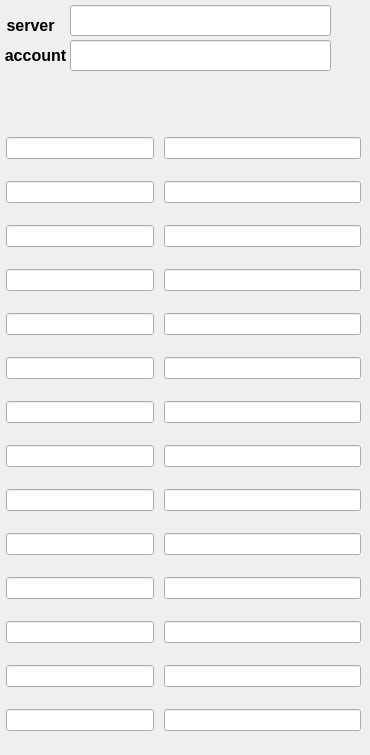
    <widget class="QWidget" name="tab">
     <attribute name="title">
      <string>nxt requests</string>
     </attribute>
     <widget class="QWidget" name="gridLayoutWidget_2">
      <property name="geometry">
       <rect>
        <x>0</x>
        <y>130</y>
        <width>361</width>
        <height>616</height>
       </rect>
      </property>
      <layout class="QGridLayout" name="gridLayout_2" columnstretch="3,4" columnminimumwidth="0,0">
       <property name="sizeConstraint">
        <enum>QLayout::SetNoConstraint</enum>
       </property>
       <property name="leftMargin">
        <number>6</number>
       </property>
       <property name="topMargin">
        <number>0</number>
       </property>
       <property name="rightMargin">
        <number>0</number>
       </property>
       <property name="bottomMargin">
        <number>8</number>
       </property>
       <property name="horizontalSpacing">
        <number>10</number>
       </property>
       <property name="verticalSpacing">
        <number>15</number>
       </property>
       <item row="11" column="0">
        <widget class="QLineEdit" name="lineEdit1_nxtQ12"/>
       </item>
       <item row="2" column="0">
        <widget class="QLineEdit" name="lineEdit1_nxtQ3"/>
       </item>
       <item row="5" column="1">
        <widget class="QLineEdit" name="lineEdit1_nxtQ6_Val6"/>
       </item>
       <item row="1" column="0">
        <widget class="QLineEdit" name="lineEdit1_nxtQ2"/>
       </item>
       <item row="7" column="1">
        <widget class="QLineEdit" name="lineEdit1_nxtQ8_Val8"/>
       </item>
       <item row="4" column="0">
        <widget class="QLineEdit" name="lineEdit1_nxtQ5"/>
       </item>
       <item row="6" column="1">
        <widget class="QLineEdit" name="lineEdit1_nxtQ7_Val7"/>
       </item>
       <item row="5" column="0">
        <widget class="QLineEdit" name="lineEdit1_nxtQ6"/>
       </item>
       <item row="1" column="1">
        <widget class="QLineEdit" name="lineEdit1_nxtQ2_Val2"/>
       </item>
       <item row="6" column="0">
        <widget class="QLineEdit" name="lineEdit1_nxtQ7"/>
       </item>
       <item row="8" column="1">
        <widget class="QLineEdit" name="lineEdit1_nxtQ9_Val9"/>
       </item>
       <item row="2" column="1">
        <widget class="QLineEdit" name="lineEdit1_nxtQ3_Val3"/>
       </item>
       <item row="4" column="1">
        <widget class="QLineEdit" name="lineEdit1_nxtQ5_Val5"/>
       </item>
       <item row="7" column="0">
        <widget class="QLineEdit" name="lineEdit1_nxtQ8"/>
       </item>
       <item row="0" column="1">
        <widget class="QLineEdit" name="lineEdit1_nxtQ1_Val1"/>
       </item>
       <item row="0" column="0">
        <widget class="QLineEdit" name="lineEdit1_nxtQ1"/>
       </item>
       <item row="8" column="0">
        <widget class="QLineEdit" name="lineEdit1_nxtQ9"/>
       </item>
       <item row="3" column="0">
        <widget class="QLineEdit" name="lineEdit1_nxtQ4"/>
       </item>
       <item row="3" column="1">
        <widget class="QLineEdit" name="lineEdit1_nxtQ4_Val4"/>
       </item>
       <item row="9" column="1">
        <widget class="QLineEdit" name="lineEdit1_nxtQ10_Val10"/>
       </item>
       <item row="9" column="0">
        <widget class="QLineEdit" name="lineEdit1_nxtQ10"/>
       </item>
       <item row="10" column="0">
        <widget class="QLineEdit" name="lineEdit1_nxtQ11"/>
       </item>
       <item row="12" column="0">
        <widget class="QLineEdit" name="lineEdit1_nxtQ13"/>
       </item>
       <item row="13" column="0">
        <widget class="QLineEdit" name="lineEdit1_nxtQ14"/>
       </item>
       <item row="10" column="1">
        <widget class="QLineEdit" name="lineEdit1_nxtQ11_Val11"/>
       </item>
       <item row="11" column="1">
        <widget class="QLineEdit" name="lineEdit1_nxtQ12_Val12"/>
       </item>
       <item row="12" column="1">
        <widget class="QLineEdit" name="lineEdit1_nxtQ13_Val13"/>
       </item>
       <item row="13" column="1">
        <widget class="QLineEdit" name="lineEdit1_nxtQ14_Val14"/>
       </item>
      </layout>
     </widget>
     <widget class="QLabel" name="label_serverAddress">
      <property name="geometry">
       <rect>
        <x>0</x>
        <y>5</y>
        <width>61</width>
        <height>41</height>
       </rect>
      </property>
      <property name="font">
       <font>
        <pointsize>12</pointsize>
        <weight>75</weight>
        <bold>true</bold>
       </font>
      </property>
      <property name="text">
       <string>server</string>
      </property>
      <property name="alignment">
       <set>Qt::AlignCenter</set>
      </property>
     </widget>
     <widget class="QLabel" name="label_account">
      <property name="geometry">
       <rect>
        <x>0</x>
        <y>35</y>
        <width>71</width>
        <height>41</height>
       </rect>
      </property>
      <property name="font">
       <font>
        <pointsize>12</pointsize>
        <weight>75</weight>
        <bold>true</bold>
       </font>
      </property>
      <property name="text">
       <string>account</string>
      </property>
      <property name="alignment">
       <set>Qt::AlignCenter</set>
      </property>
     </widget>
     <widget class="QLineEdit" name="lineEdit_account7">
      <property name="geometry">
       <rect>
        <x>70</x>
        <y>40</y>
        <width>261</width>
        <height>31</height>
       </rect>
      </property>
      <property name="font">
       <font>
        <pointsize>12</pointsize>
        <weight>75</weight>
        <bold>true</bold>
       </font>
      </property>
      <property name="alignment">
       <set>Qt::AlignCenter</set>
      </property>
     </widget>
     <widget class="QLineEdit" name="lineEdit_nxtServer">
      <property name="geometry">
       <rect>
        <x>70</x>
        <y>5</y>
        <width>261</width>
        <height>31</height>
       </rect>
      </property>
      <property name="font">
       <font>
        <pointsize>11</pointsize>
        <weight>50</weight>
        <bold>false</bold>
       </font>
      </property>
      <property name="alignment">
       <set>Qt::AlignCenter</set>
      </property>
     </widget>
    </widget>
